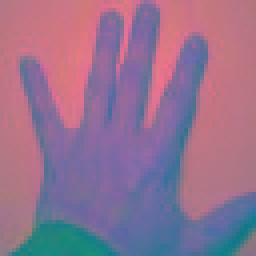
#> input picture modelprogramowy10.2/sim.ppm, 64 x 64 px (shown 4 times larger)
$ python hand_from_fixed.py
#> lines starting #> are read from the running program, lines starting #| are printed output that depends on the picture; after the words box and inside, x2 and y2 are one past the last pixel; in counts of white or black regions, pixels touching at a corner belong together
from scipy.signal import medfilt
import numpy as np
import matplotlib.pyplot as plt

hand_YCbCr = plt.imread('sim.ppm')
#> hand_YCbCr is the input picture: shape (64, 64, 3); mean R, G, B 147.7, 113.9, 143.9

plt.imshow(hand_YCbCr)
plt.show()
histograms = []
plt.figure()

for i in range(1,3):
    plt.subplot(1, 2, i)
    histograms.append(plt.hist(hand_YCbCr[..., i]))
#> after the loop, histograms = 2 items

plt.show()
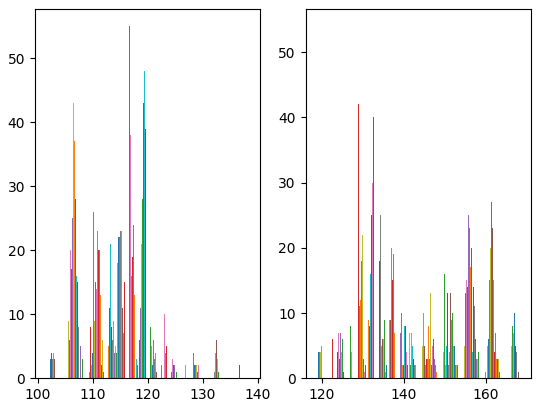
#> figure drawn by matplotlib, 2 panels; panel 1: tallest bar 45 high, from x = 116.6 to 116.6; panel 1: tallest bar 49 high, from x = 116.6 to 116.7; panel 1: tallest bar 55 high, from x = 116.7 to 116.7; panel 2: tallest bar 50 high, from x = 128.7 to 128.8
plt.figure()
plt.subplot(1,3,1)
mask = np.apply_along_axis(lambda x: (x[1] < 115 and 145 < x[2] < 170), 2, hand_YCbCr)
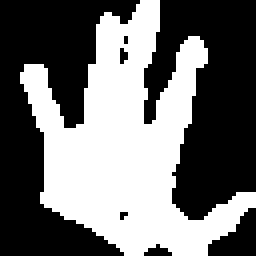
#> mask: shape (64, 64) bool (shown 4 times larger); 43.6% white; 1 white region, box (x1, y1, x2, y2) and area: (5, 0, 64, 64) 1786
mask = np.uint8(mask)
plt.imshow(mask, cmap='Greys')
filt = medfilt(mask)
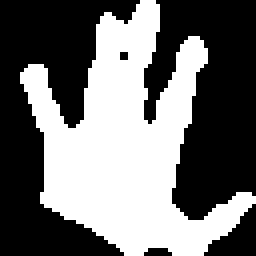
#> filt: shape (64, 64) (shown 4 times larger); values 0 (black) and 1 (white), 43.8% white; 1 white region, box (x1, y1, x2, y2) and area: (5, 0, 64, 64) 1793
plt.subplot(1,3,2)
plt.imshow(filt, cmap='Greys')
plt.subplot(1,3,3)
m_00 = np.sum(filt)
#> m_00 = 1793
m_10 = 0
m_01 = 0
for i in range(filt.shape[0]):
    for j in range(filt.shape[1]):
        m_10 = m_10 + j * filt[i][j]
        m_01 = m_01 + i * filt[i][j]
#> after the loop, m_01 = 64012; m_10 = 56198
x_sc = int(m_10/m_00)
#> x_sc = 31
y_sc = int(m_01/m_00)
#> y_sc = 35
plt.axhline(y_sc)
plt.axvline(x_sc)
plt.imshow(filt, cmap='Greys')
plt.show()
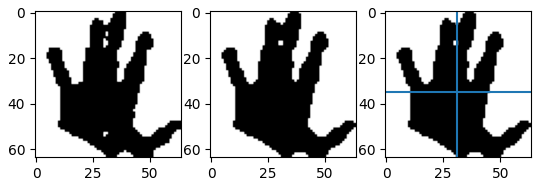
#> figure drawn by matplotlib, 3 panels
